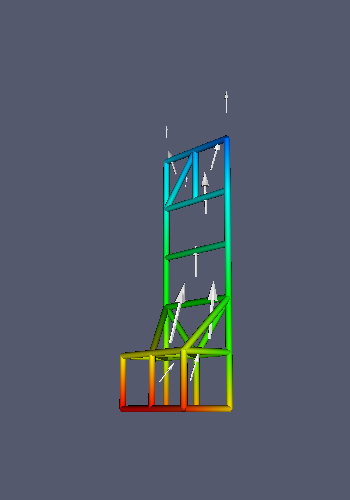

This figure's Python source:
#!/usr/bin/env python

# Compute cell gradients on an unstructured grid and visualize with tube edges and arrow glyphs.

import os

import vtkmodules.vtkInteractionStyle  # noqa: F401
import vtkmodules.vtkRenderingFreeType  # noqa: F401
import vtkmodules.vtkRenderingOpenGL2  # noqa: F401

from vtkmodules.vtkCommonDataModel import vtkDataObject
from vtkmodules.vtkFiltersCore import (
    vtkAssignAttribute,
    vtkCellCenters,
    vtkGlyph3D,
    vtkPointDataToCellData,
    vtkTubeFilter,
)
from vtkmodules.vtkFiltersCore import vtkExtractEdges
from vtkmodules.vtkFiltersGeneral import vtkGradientFilter
from vtkmodules.vtkFiltersSources import vtkArrowSource
from vtkmodules.vtkIOLegacy import vtkUnstructuredGridReader
from vtkmodules.vtkRenderingCore import (
    vtkActor,
    vtkPolyDataMapper,
    vtkRenderWindow,
    vtkRenderWindowInteractor,
    vtkRenderer,
)

# Source
data_dir = os.environ.get("VPE_DATA_DIR", os.path.dirname(os.path.abspath(__file__)))

# Read unstructured grid
grid_reader = vtkUnstructuredGridReader()
grid_reader.SetFileName(os.path.join(data_dir, "uGridEx.vtk"))

# Extract edges and create tubes
edges = vtkExtractEdges()
edges.SetInputConnection(grid_reader.GetOutputPort())

tubes = vtkTubeFilter()
tubes.SetInputConnection(edges.GetOutputPort())
tubes.SetRadius(0.0625)
tubes.SetVaryRadiusToVaryRadiusOff()
tubes.SetNumberOfSides(32)

tubes_mapper = vtkPolyDataMapper()
tubes_mapper.SetInputConnection(tubes.GetOutputPort())
tubes_mapper.SetScalarRange(0.0, 26.0)

tubes_actor = vtkActor()
tubes_actor.SetMapper(tubes_mapper)

# Convert point data to cell data, then compute cell gradients
pd2cd = vtkPointDataToCellData()
pd2cd.SetInputConnection(grid_reader.GetOutputPort())

gradients = vtkGradientFilter()
gradients.SetInputConnection(pd2cd.GetOutputPort())
gradients.SetInputScalars(vtkDataObject.FIELD_ASSOCIATION_CELLS, "scalars")

# Cell centers for glyph placement
cell_centers = vtkCellCenters()
cell_centers.SetInputConnection(gradients.GetOutputPort())

# Assign gradients as vectors
vectors = vtkAssignAttribute()
vectors.SetInputConnection(cell_centers.GetOutputPort())
vectors.Assign("Gradients", "VECTORS", "POINT_DATA")

# Arrow glyphs
arrow = vtkArrowSource()

glyphs = vtkGlyph3D()
glyphs.SetInputConnection(0, vectors.GetOutputPort())
glyphs.SetInputConnection(1, arrow.GetOutputPort())
glyphs.ScalingOn()
glyphs.SetScaleModeToScaleByVector()
glyphs.SetScaleFactor(0.25)
glyphs.OrientOn()
glyphs.ClampingOff()
glyphs.SetVectorModeToUseVector()
glyphs.SetIndexModeToOff()

glyph_mapper = vtkPolyDataMapper()
glyph_mapper.SetInputConnection(glyphs.GetOutputPort())
glyph_mapper.ScalarVisibilityOff()

glyph_actor = vtkActor()
glyph_actor.SetMapper(glyph_mapper)

# Renderer
renderer = vtkRenderer()
renderer.AddActor(tubes_actor)
renderer.AddActor(glyph_actor)
renderer.SetBackground(0.328125, 0.347656, 0.425781)

# Render window
render_window = vtkRenderWindow()
render_window.AddRenderer(renderer)
render_window.SetWindowName("unstructuredgrid cell gradients")
render_window.SetMultiSamples(0)
render_window.SetSize(350, 500)

# Interactor
interactor = vtkRenderWindowInteractor()
interactor.SetRenderWindow(render_window)

# Scene
renderer.ResetCamera()
camera = renderer.GetActiveCamera()
camera.Elevation(-85.0)
camera.OrthogonalizeViewUp()
camera.Elevation(-5.0)
camera.OrthogonalizeViewUp()
camera.Elevation(-10.0)
camera.Azimuth(55.0)
renderer.ResetCameraClippingRange()

interactor.Initialize()
interactor.Start()
